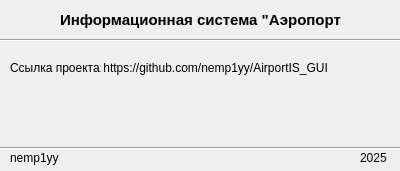
<?xml version="1.0" encoding="UTF-8"?>
<ui version="4.0">
 <class>Dialog</class>
 <widget class="QDialog" name="Dialog">
  <property name="geometry">
   <rect>
    <x>0</x>
    <y>0</y>
    <width>400</width>
    <height>171</height>
   </rect>
  </property>
  <property name="windowTitle">
   <string>О программе</string>
  </property>
  <property name="windowIcon">
   <iconset>
    <normaloff>../icons/about.png</normaloff>../icons/about.png</iconset>
  </property>
  <widget class="QLabel" name="label">
   <property name="geometry">
    <rect>
     <x>60</x>
     <y>10</y>
     <width>281</width>
     <height>21</height>
    </rect>
   </property>
   <property name="font">
    <font>
     <family>Arial</family>
     <pointsize>11</pointsize>
     <weight>75</weight>
     <bold>true</bold>
     <underline>false</underline>
     <strikeout>false</strikeout>
     <stylestrategy>PreferDefault</stylestrategy>
    </font>
   </property>
   <property name="focusPolicy">
    <enum>Qt::TabFocus</enum>
   </property>
   <property name="text">
    <string>Информационная система &quot;Аэропорт&quot;</string>
   </property>
  </widget>
  <widget class="Line" name="line">
   <property name="geometry">
    <rect>
     <x>0</x>
     <y>30</y>
     <width>401</width>
     <height>20</height>
    </rect>
   </property>
   <property name="orientation">
    <enum>Qt::Horizontal</enum>
   </property>
  </widget>
  <widget class="QLabel" name="label_2">
   <property name="geometry">
    <rect>
     <x>10</x>
     <y>150</y>
     <width>51</width>
     <height>16</height>
    </rect>
   </property>
   <property name="font">
    <font>
     <weight>50</weight>
     <bold>false</bold>
    </font>
   </property>
   <property name="text">
    <string>nemp1yy</string>
   </property>
  </widget>
  <widget class="QLabel" name="label_3">
   <property name="geometry">
    <rect>
     <x>10</x>
     <y>60</y>
     <width>91</width>
     <height>16</height>
    </rect>
   </property>
   <property name="text">
    <string>Ссылка проекта:</string>
   </property>
  </widget>
  <widget class="QLabel" name="label_4">
   <property name="geometry">
    <rect>
     <x>100</x>
     <y>60</y>
     <width>261</width>
     <height>16</height>
    </rect>
   </property>
   <property name="cursor">
    <cursorShape>PointingHandCursor</cursorShape>
   </property>
   <property name="text">
    <string> https://github.com/nemp1yy/AirportIS_GUI</string>
   </property>
  </widget>
  <widget class="Line" name="line_2">
   <property name="geometry">
    <rect>
     <x>0</x>
     <y>140</y>
     <width>401</width>
     <height>16</height>
    </rect>
   </property>
   <property name="orientation">
    <enum>Qt::Horizontal</enum>
   </property>
  </widget>
  <widget class="QLabel" name="label_5">
   <property name="geometry">
    <rect>
     <x>360</x>
     <y>150</y>
     <width>31</width>
     <height>16</height>
    </rect>
   </property>
   <property name="font">
    <font>
     <weight>50</weight>
     <bold>false</bold>
    </font>
   </property>
   <property name="text">
    <string>2025</string>
   </property>
  </widget>
 </widget>
 <resources/>
 <connections/>
</ui>
